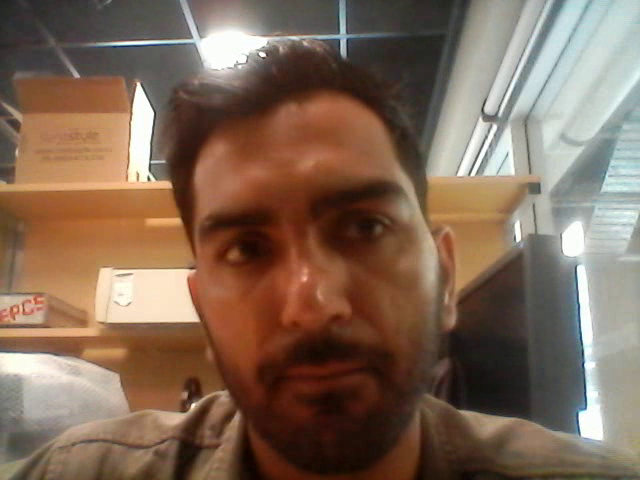
#> input picture frame 10 of 13-12/output.avi, 640 x 480 px, given in place of the camera
$ python all_save_test_2.py
#> lines starting #> are read from the running program, lines starting #| are printed output that depends on the picture; after the words box and inside, x2 and y2 are one past the last pixel; in counts of white or black regions, pixels touching at a corner belong together
import cv2
# find cv2 library
# Create a VideoCapture object and read from input file

import pandas as pd
import numpy as np

# video capture
cap = cv2.VideoCapture(0)
fourcc = cv2.VideoWriter_fourcc(*'XVID')
out = cv2.VideoWriter('output.avi', fourcc, 20.0, (640, 480))

# create main function
counter = 0
x2_list = []
counter_list = []
while True:
    # Capture frame-by-frame

    if (cap.isOpened() == False):
        print("Error opening video stream or file")

    ret, frame = cap.read()
#> frame is the input picture: shape (480, 640, 3); mean B, G, R 87, 104.6, 128.7
    if ret == True:
        # write the frame
        out.write(frame)

        # display the resulting frame

    # make frame to show only eye

    # introduce rows and col

    frame = frame[100:300, 100:300]
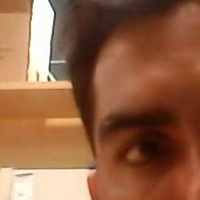
#> frame: shape (200, 200, 3); mean B, G, R 70, 99.2, 148
    # Our operations on the frame come here
    gray = cv2.cvtColor(frame, cv2.COLOR_BGR2GRAY)
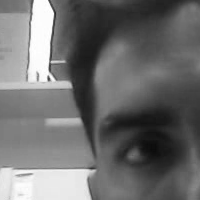
#> gray: shape (200, 200); min 11, max 255, mean 110.4
    # introduce threshold to make image black and white and make the eye more visible
    _, threshold = cv2.threshold(gray, 12, 255, cv2.THRESH_BINARY)
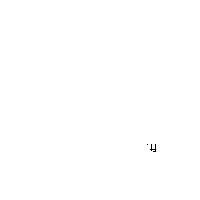
#> threshold: shape (200, 200); 99.9% white; black in thin lines or dots, all inside (x1, y1, x2, y2) = (147, 144, 156, 152)
    # introduce blur to make the image more clear
    blur = cv2.GaussianBlur(threshold, (5, 5), 0)
    # introduce canny to make the image more clear
    canny = cv2.Canny(blur, 100, 200)
#> canny: shape (200, 200); 0.1% white in thin lines or dots, all inside (x1, y1, x2, y2) = (150, 143, 157, 153)
    # introduce dilation to make the image more clear
    kernel = np.ones((5, 5))
    #dilation = cv2.dilate(canny, kernel, iterations=1)
    # introduce erosion to make the image more clear
    #erosion = cv2.erode(dilation, kernel, iterations=1)
    # introduce contours to make the image more clear


    rows, cols, _ = frame.shape
#> rows = 200; cols = 200
    contours, _ = cv2.findContours(canny, cv2.RETR_TREE, cv2.CHAIN_APPROX_SIMPLE)
#> contours = 3 contours, 1 with area under 20; largest, box (x1, y1, x2, y2) and area: (150, 143, 157, 153) 50, (150, 143, 157, 153) 34
    # introduce contours to make the image more clear
    contours = sorted(contours, key=lambda x: cv2.contourArea(x), reverse=True)
    # introduce contours to make the image more clear
    for cnt in contours:
        (x, y, w, h) = cv2.boundingRect(cnt)
        #   introduce contours to make the image more clear
        cv2.rectangle(frame, (x, y), (x + w, y + h), (0, 255, 0), 2)
        cv2.line(frame, (x + int(w / 2), 0), (x + int(w / 2), rows), (0, 255, 0), 2)
        cv2.line(frame, (0, y + int(h / 2)), (cols, y + int(h / 2)), (0, 255, 0), 2)
        cv2.circle(frame, (x + int(w / 2), y + int(h / 2)), 2, (0, 0, 255), 2)
        font = cv2.FONT_HERSHEY_SIMPLEX
        x2 = x + int(w / 2)
        y2 = y + int(h / 2)
        x2_list.append(x2)
        cv2.putText(frame, 'x: ' + str(x2) + ' y: ' + str(y2), (10, 50), font, 1, (255, 255, 255), 2, cv2.LINE_AA)
        df = pd.DataFrame(x2_list)
        df.to_csv('x2_list.csv',mode='a', index=False)
#> this loop made 3 passes
#> (x, w, h, y2, df) on passes 1 to 3: (150, 7, 10, 148, table of 1 rows and 1 columns), (150, 7, 10, 148, table of 2 rows and 1 columns), (152, 3, 6, 146, table of 3 rows and 1 columns)
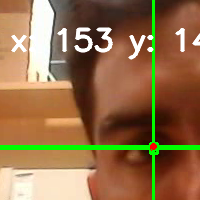
#> frame: shape (200, 200, 3); 7.52% of pixels changed, all inside (x1, y1, x2, y2) = (0, 0, 200, 200)
#> after the loop, x2_list = [153, 153, 153]

    # Display the resulting frame
    cv2.imshow('gray', frame)
    counter = counter + 1

    counter_list.append(counter)
    if cv2.waitKey(1) & 0xFF == ord('q'):

#> (key q is pressed here)
        break

    # make the code into


cap.release()
out.release()
cv2.destroyAllWindows()

# call main function
